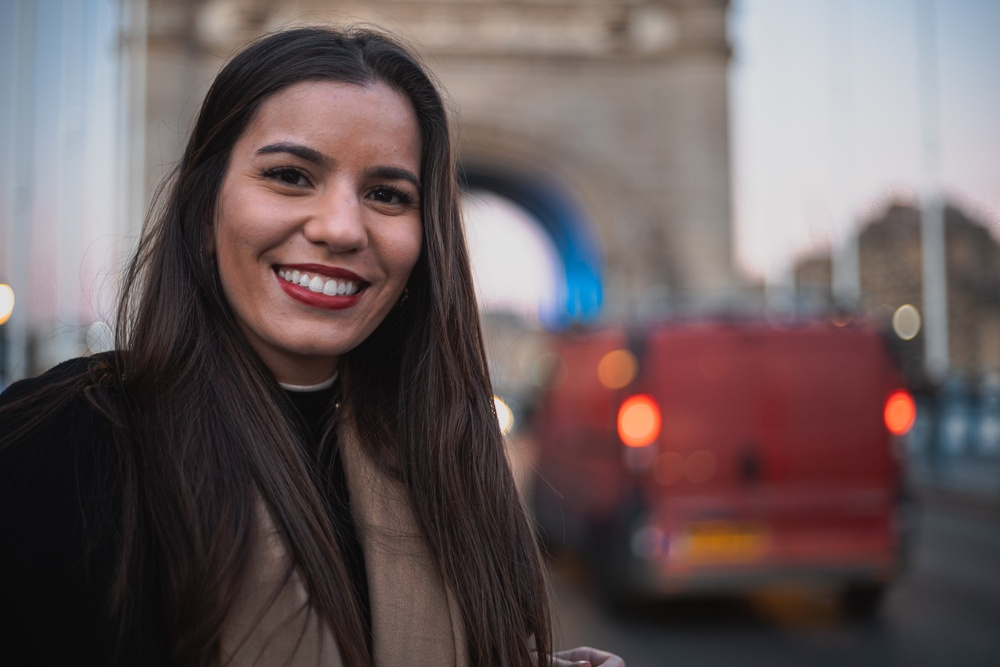
#> input picture input.jpg, 1000 x 667 px, shrunk from 2400 x 1600 before the run
$ python multiply.py
#> lines starting #> are read from the running program, lines starting #| are printed output that depends on the picture
import numpy as np
import cv2

a = cv2.imread("input.jpg", cv2.IMREAD_UNCHANGED)
#> a is the input picture: shape (667, 1000, 3); mean B, G, R 90.3, 89.7, 103.5
b = cv2.imread("input.jpg", cv2.IMREAD_UNCHANGED)

a = a.astype(float)/255
b = b.astype(float)/255

d=a*b
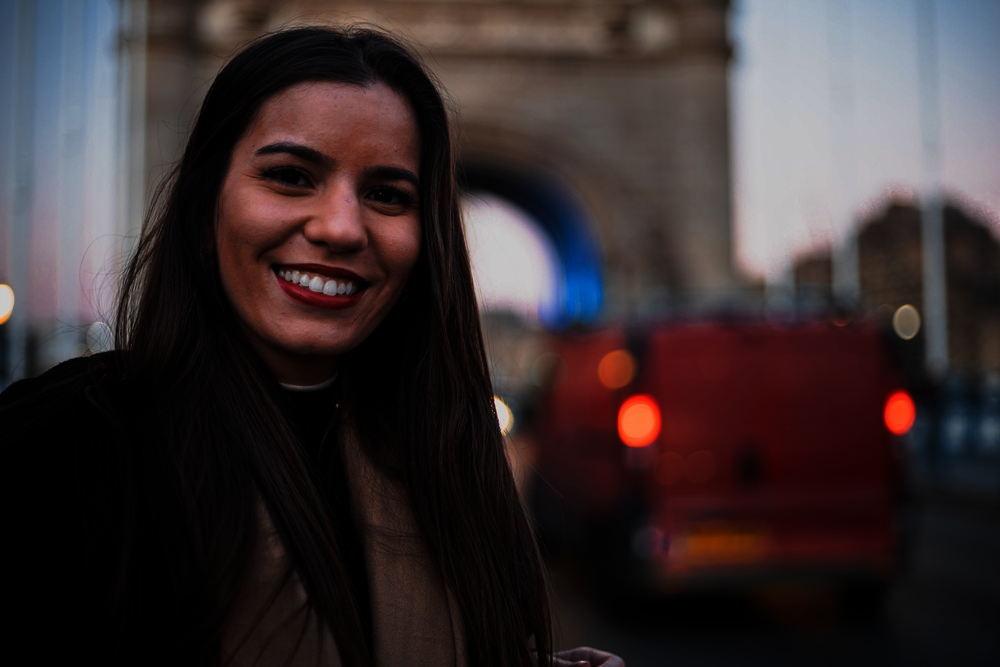
#> d: shape (667, 1000, 3) float64; mean B, G, R 0.19, 0.184, 0.226
out=(d*255).astype(np.uint8)

cv2.imshow("water", out)
cv2.waitKey(0)
